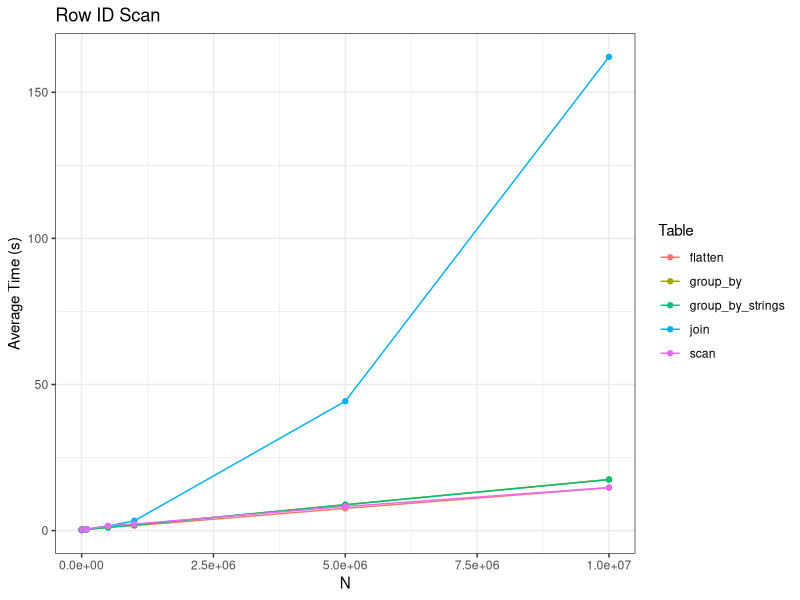
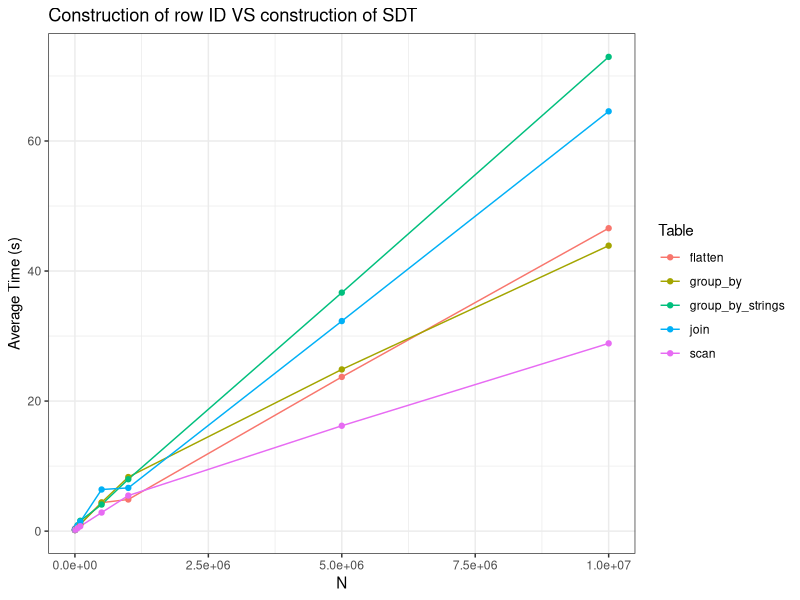
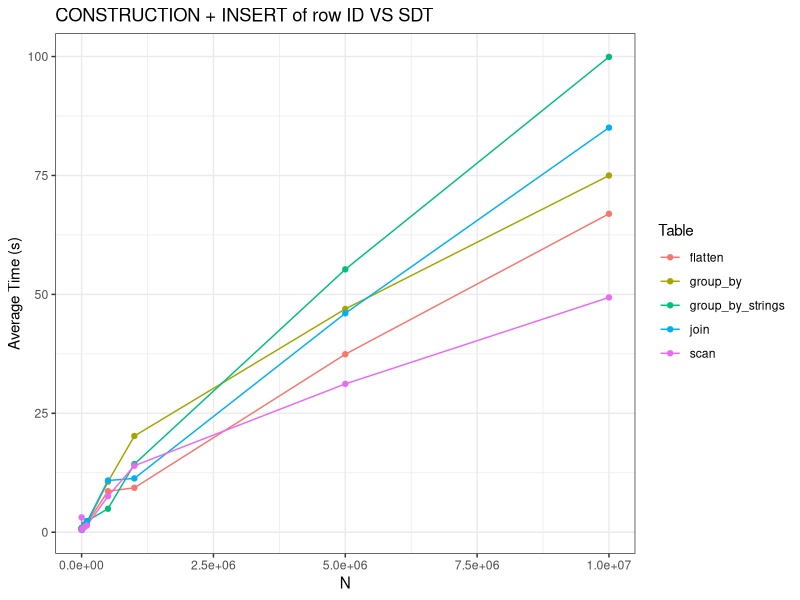

These figures' R source, in order:
# Load necessary libraries
library(dplyr)
library(ggplot2)

# Read in the datasets
row_id_data <- read.csv('benchmark_results_row_id.csv')
results_data <- read.csv('benchmark_results.csv')

# Function to create plots
create_plot <- function(df, x_column, y_column, title, filename) {
  p <- ggplot(df, aes_string(x = x_column, y = "avg_time", color = "Table")) +
    geom_line() +
    geom_point() +
    labs(title = title, x = "N", y = "Average Time (s)") +
    theme_bw()

  # Save the plot
  ggsave(filename, plot = p, dpi = 300)
}

# Create the 'plots' folder if it doesn't exist
if (!dir.exists('plots')) {
  dir.create('plots')
}

row_id_data <- row_id_data %>%
  mutate(Time = as.numeric(Time))
results_data <- results_data %>%
  mutate(Time = as.numeric(Time))

# 1. Join SCAN_KEY_VALUE (results) and READ_ROW_ID_DT (row_id)

# Filter data for SCAN_KEY and READ_ROW_ID_DT
scan_key_value_data <- results_data %>%
  filter(Operation == "SCAN_KEY_VALUE")

read_row_id_dt_data <- row_id_data %>%
  filter(Operation == "READ_ROW_ID_DT")

# Merge data on N and Table
scan_read_merged <- rbind(scan_key_value_data, read_row_id_dt_data)

print(scan_read_merged)

# Calculate average time for each N and Table
scan_read_avg <- scan_read_merged %>%
  group_by(N, Table) %>%
  summarise(avg_time = mean(Time))

# Plot SCAN_KEY_VALUE vs READ_ROW_ID_DT
create_plot(scan_read_avg, "N", "avg_time", "Row ID Scan", "plots/ROW ID SCAN - COMBINED.png")


# 2. Join ROW_ID (row_id) and CONSTRUCT (results)

# Filter data for ROW_ID and CONSTRUCT
row_id_data_filtered <- row_id_data %>%
  filter(Operation == "ROW_ID")

construct_data <- results_data %>%
  filter(Operation == "CONSTRUCT")

# Merge data on N and Table
row_id_construct_merged <- rbind(row_id_data_filtered, construct_data)

# Calculate average time for each N and Table
row_id_construct_avg <- row_id_construct_merged %>%
  group_by(N, Table) %>%
  summarise(avg_time = mean(Time))

# Plot ROW_ID vs CONSTRUCT
create_plot(row_id_construct_avg, "N", "avg_time", "Construction of row ID VS construction of SDT", "plots/ROW ID CONSTRUCT - COMBINED.png")


# 3. Join INSERT (results) and WRITE_ROW_ID (row_id)

# Filter data for INSERT and WRITE_ROW_ID
insert_data <- results_data %>%
  filter(Operation == "INSERT")

write_row_id_data <- row_id_data %>%
  filter(Operation == "WRITE_ROW_ID")

# Merge data on N and Table
insert_write_merged <- rbind(insert_data, write_row_id_data)

# Calculate average time for each N and Table
insert_write_avg <- insert_write_merged %>%
  group_by(N, Table) %>%
  summarise(avg_time = mean(Time))

# Plot INSERT vs WRITE_ROW_ID
create_plot(insert_write_avg, "N", "avg_time", "CONSTRUCTION + INSERT of row ID VS SDT", "plots/INSERT WRITE - COMBINED.png")
